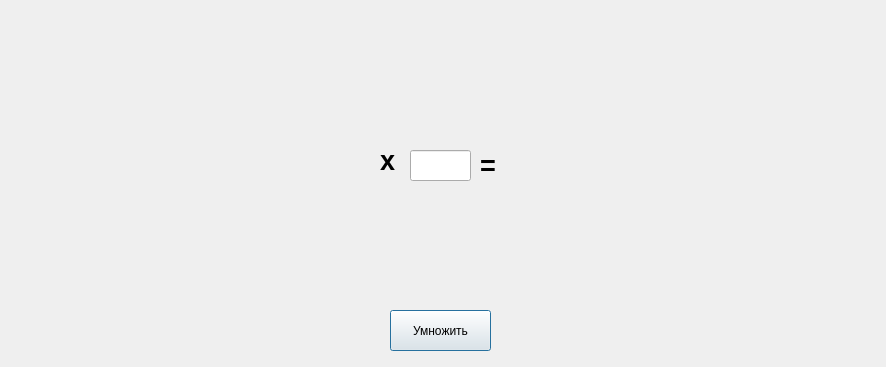
<?xml version="1.0" encoding="UTF-8"?>
<ui version="4.0">
 <class>Dialog</class>
 <widget class="QDialog" name="Dialog">
  <property name="geometry">
   <rect>
    <x>0</x>
    <y>0</y>
    <width>886</width>
    <height>367</height>
   </rect>
  </property>
  <property name="windowTitle">
   <string>Dialog</string>
  </property>
  <widget class="QWidget" name="gridLayoutWidget">
   <property name="geometry">
    <rect>
     <x>10</x>
     <y>30</y>
     <width>361</width>
     <height>271</height>
    </rect>
   </property>
   <layout class="QGridLayout" name="gridLayout"/>
  </widget>
  <widget class="QLabel" name="label">
   <property name="geometry">
    <rect>
     <x>380</x>
     <y>140</y>
     <width>16</width>
     <height>41</height>
    </rect>
   </property>
   <property name="font">
    <font>
     <pointsize>20</pointsize>
     <weight>75</weight>
     <bold>true</bold>
    </font>
   </property>
   <property name="text">
    <string>x</string>
   </property>
  </widget>
  <widget class="QLineEdit" name="lineEdit">
   <property name="geometry">
    <rect>
     <x>410</x>
     <y>150</y>
     <width>61</width>
     <height>31</height>
    </rect>
   </property>
  </widget>
  <widget class="QLabel" name="label_2">
   <property name="geometry">
    <rect>
     <x>480</x>
     <y>150</y>
     <width>21</width>
     <height>31</height>
    </rect>
   </property>
   <property name="font">
    <font>
     <pointsize>20</pointsize>
     <weight>75</weight>
     <bold>true</bold>
    </font>
   </property>
   <property name="text">
    <string>=</string>
   </property>
  </widget>
  <widget class="QPushButton" name="pushButton">
   <property name="geometry">
    <rect>
     <x>390</x>
     <y>310</y>
     <width>101</width>
     <height>41</height>
    </rect>
   </property>
   <property name="text">
    <string>Умножить</string>
   </property>
  </widget>
  <widget class="QWidget" name="gridLayoutWidget_2">
   <property name="geometry">
    <rect>
     <x>510</x>
     <y>30</y>
     <width>361</width>
     <height>271</height>
    </rect>
   </property>
   <layout class="QGridLayout" name="answerGridLayout"/>
  </widget>
 </widget>
 <resources/>
 <connections/>
</ui>
